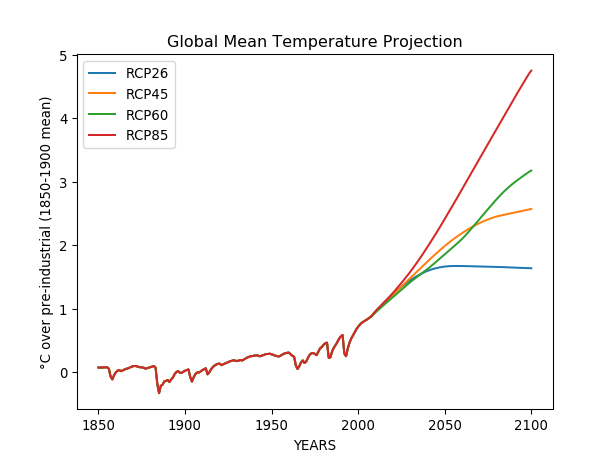

Here is the Python script that generated this plot:
import matplotlib.pyplot as plt
import pymagicc
from pymagicc import scenarios

for name, scen in scenarios.items():
    results, params = pymagicc.run(scen, return_config=True)
    print(name)
    temp = (results["SURFACE_TEMP"].GLOBAL.loc[1850:] -
            results["SURFACE_TEMP"].GLOBAL.loc[1850:1900].mean())
    temp.plot(label=name)

plt.legend()
plt.title("Global Mean Temperature Projection")
plt.ylabel(u"°C over pre-industrial (1850-1900 mean)")
plt.savefig('Plot1_GlobalMeanTemperatureProjection.png', dpi=96)